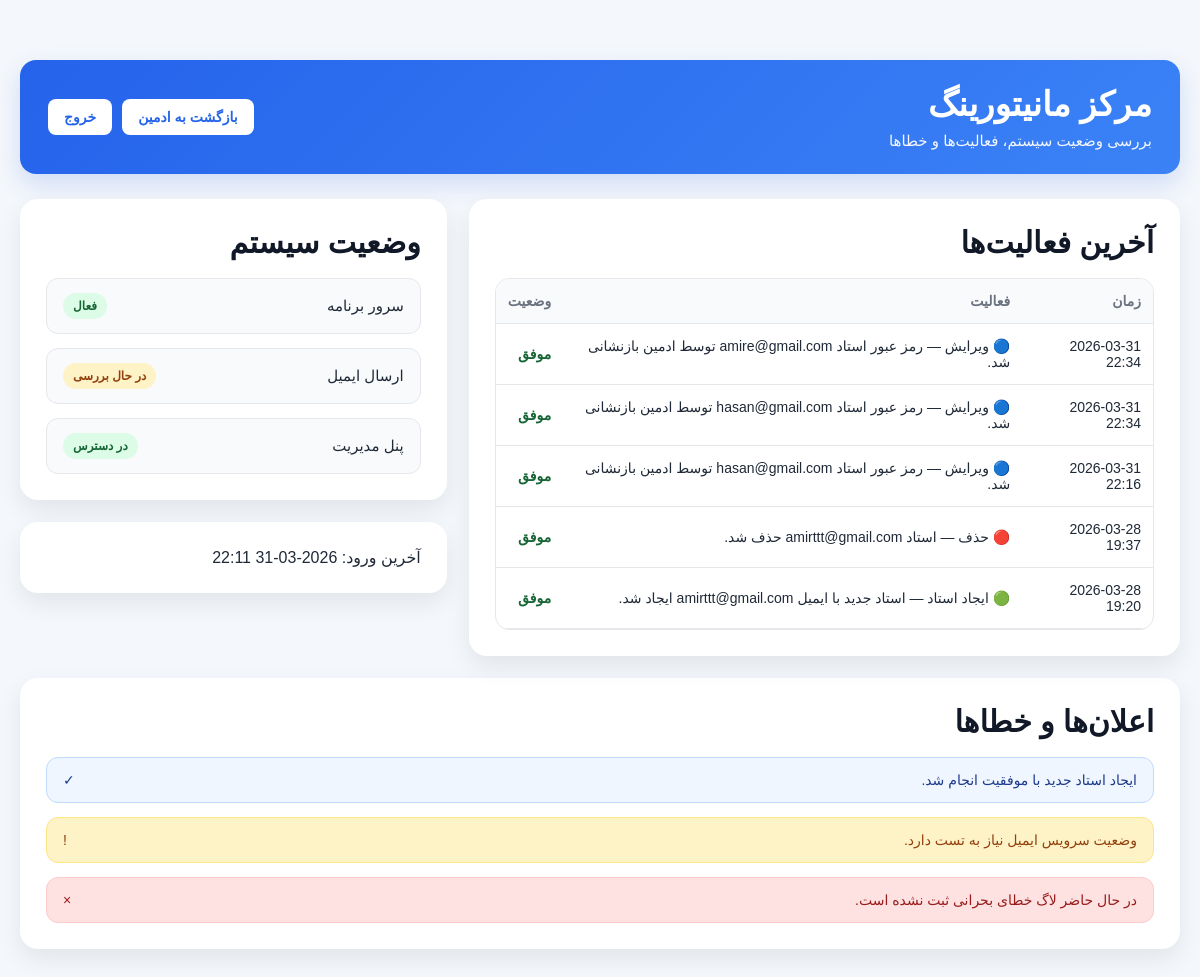
/monitoring/ (signed in), run on an earlier commit of the app's database.
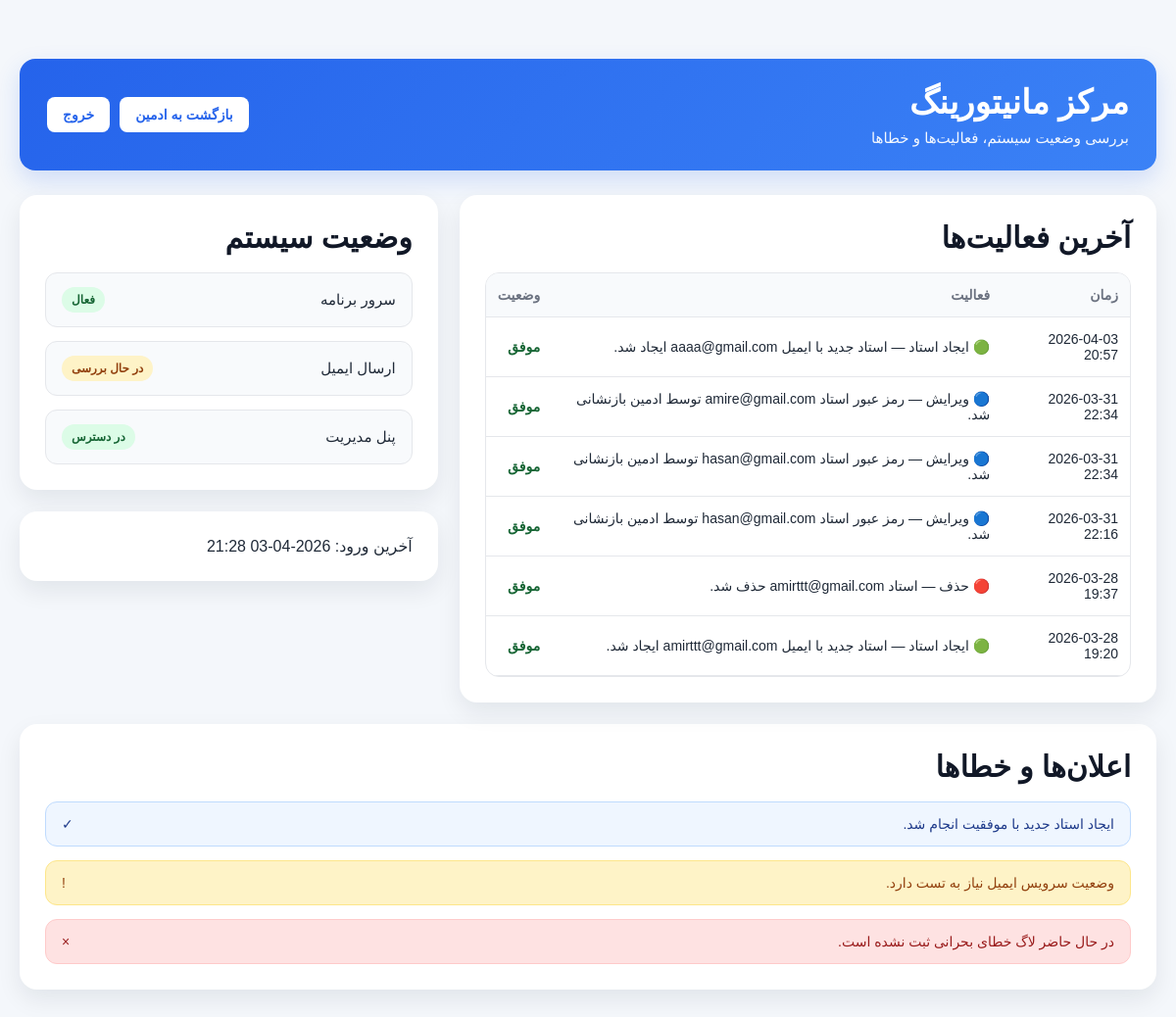
And on a later commit of the database.
### accounts/models.py (models this page shows, shortened)
class ActivityLog(models.Model):
        ACTION_CHOICES = [
            ("create_teacher", "Create Teacher"),
            ("edit_teacher", "Edit Teacher"),
            ("delete_teacher", "Delete Teacher"),
            ("create_event", "Create Event"),
            ("edit_event", "Edit Event"),
            ("delete_event", "Delete Event"),
            ("upload_excel", "Upload Excel"),
            ("send_activation_link", "Send Activation Link"),
            ("login", "Login"),
            ("logout", "Logout"),
            ("error", "Error"),
        ]
        STATUS_CHOICES = [
            ("success", "Success"),
            ("warning", "Warning"),
            ("error", "Error"),
        ]
        admin_user = models.ForeignKey(
            "User",
            on_delete=models.CASCADE,
            related_name="activity_logs"
        )
        action = models.CharField(max_length=50, choices=ACTION_CHOICES)
        status = models.CharField(max_length=20, choices=STATUS_CHOICES, default="success")
        description = models.TextField()
        created_at = models.DateTimeField(auto_now_add=True)

class User(AbstractUser):
    username = None
    email = models.EmailField(unique=True)
    ROLE_CHOICES = (
        ('ADMIN', 'Admin'),
        ('TEACHER', 'Teacher'),
    )
    role = models.CharField(max_length=20, choices=ROLE_CHOICES)
    is_verified = models.BooleanField(default=False)
    USERNAME_FIELD = 'email'
    REQUIRED_FIELDS = []
    objects = UserManager()

### accounts/views.py (the view)
def monitoring_center(request):
    latest_teachers = User.objects.filter(role="TEACHER").order_by("-date_joined")[:5]
    latest_logs = ActivityLog.objects.order_by("-created_at")[:10]
    context = {
        "latest_teachers": latest_teachers,
        "admin_last_login": request.user.last_login,
        "latest_logs": latest_logs,
    }
    return render(request, "accounts/monitoring_center.html", context)

### accounts/templates/accounts/monitoring_center.html (shortened to what this page needs)
<!DOCTYPE html>
<html lang="fa" dir="rtl">
<head>
</head>
<body>
<div class="container">
    <div class="header">
        <div>
            <h1>مرکز مانیتورینگ</h1>
            <p>بررسی وضعیت سیستم، فعالیت‌ها و خطاها</p>
        </div>
        <div class="header-buttons">
            <a href="{% url 'accounts:admin_dashboard' %}" class="btn-top">بازگشت به ادمین</a>
            <a href="{% url 'accounts:logout' %}" class="btn-top">خروج</a>
        </div>
    </div>
    <div class="grid">
        <div class="card">
            <h2>آخرین فعالیت‌ها</h2>
            <div class="table-wrap">
                <table>
                    <thead>
                        <tr>
                            <th>زمان</th>
                            <th>فعالیت</th>
                            <th>وضعیت</th>
                        </tr>
                    </thead>
                    <tbody>
                        {% for log in latest_logs %}
                        <tr>
                            <td>{{ log.created_at|date:"Y-m-d H:i" }}</td>
                            <td>
                                {% if log.action == "create_teacher" %}
                                    🟢 ایجاد استاد —
                                {% elif log.action == "edit_teacher" %}
                                    🔵 ویرایش —
                                {% elif log.action == "delete_teacher" %}
                                    🔴 حذف —
                                {% else %}
                                    ⚙️ —
                                {% endif %}
                                {{ log.description }}
                            </td>
                            <td>
                                {% if log.status == "success" %}
                                    <span class="log-success">موفق</span>
                                {% elif log.status == "warning" %}
                                    <span class="badge-warn">هشدار</span>
                                {% elif log.status == "error" %}
                                    <span class="log-error">خطا</span>
                                {% endif %}
                            </td>
                        </tr>
                        {% empty %}
                        <tr>
                            <td colspan="3">هیچ لاگی ثبت نشده است</td>
                        </tr>
                        {% endfor %}
                    </tbody>
                </table>
            </div>
        </div>
        <div class="side-stack">
            <div class="card">
                <h2>وضعیت سیستم</h2>
                <div class="status-list">
                    <div class="status-item">
                        <span>سرور برنامه</span>
                        <span class="badge-ok">فعال</span>
                    </div>
                    <div class="status-item">
                        <span>ارسال ایمیل</span>
                        <span class="badge-warn">در حال بررسی</span>
                    </div>
                    <div class="status-item">
                        <span>پنل مدیریت</span>
                        <span class="badge-ok">در دسترس</span>
                    </div>
                </div>
            </div>
            <div class="card">
                <div>
                    آخرین ورود: {{ admin_last_login|date:"Y-m-d H:i" }}
                </div>
            </div>
        </div>
    </div>
    <div class="card">
        <h2>اعلان‌ها و خطاها</h2>
        <div class="notice-list">
            <div class="notice notice-success">
                <span>ایجاد استاد جدید با موفقیت انجام شد.</span>
                <span>✓</span>
            </div>
            <div class="notice notice-warning">
                <span>وضعیت سرویس ایمیل نیاز به تست دارد.</span>
                <span>!</span>
            </div>
            <div class="notice notice-error">
                <span>در حال حاضر لاگ خطای بحرانی ثبت نشده است.</span>
                <span>×</span>
            </div>
        </div>
    </div>
</div>
</body>
</html>

What changed in the data, as far as the page shows it:
added ActivityLog: created_at "2026-04-03 20:57", action "🟢 ایجاد استاد —", description "استاد جدید با ایمیل aaaa@gmail.com ایجاد شد.", status "موفق"
changed User: last_login "2026-03-31 22:11" → "2026-04-03 21:28"
